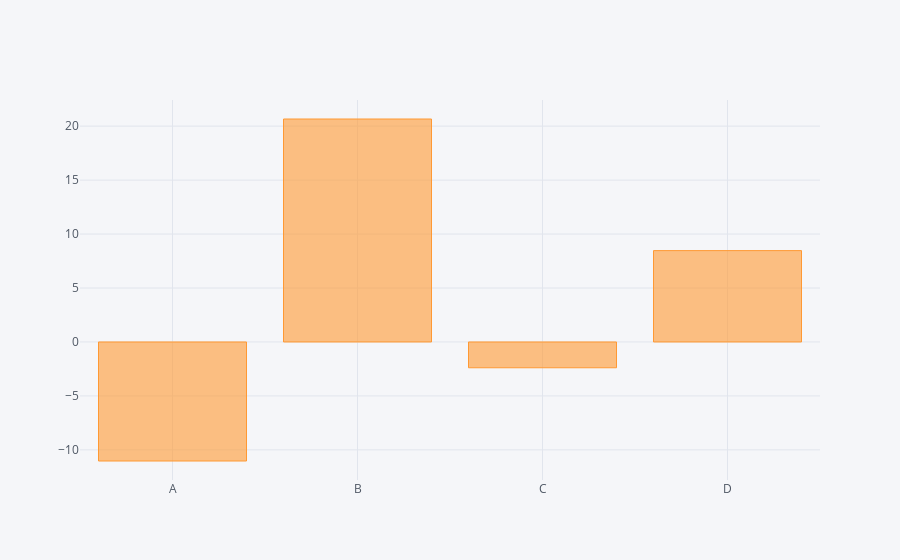

Here is the notebook cell this chart was saved with:
### Markdown cell above
<h4>There may be times when it will be required to aggregate data in a dataframe to make it fit into a bar plot. In order to make this happen, use the count,sum,groupby,value_count methods</h4>

### Code cell
df.sum().iplot(kind='bar')

### Figure 1 — Plotly figure (JSON) as saved in the notebook; plotly's stock layout.template omitted (floating-point values rounded to 4 significant figures)
{"data": [{"name": "None", "orientation": "v", "text": "", "marker": {"color": "rgba(255, 153, 51, 0.6)", "line": {"color": "rgba(255, 153, 51, 1.0)", "width": 1}}, "y": [-11.03, 20.66, -2.39, 8.466], "x": ["A", "B", "C", "D"], "type": "bar", "uid": "c8d276f3-e1c0-4e8f-afdc-e07d76627a9a"}], "layout": {"xaxis": {"tickfont": {"color": "#4D5663"}, "zerolinecolor": "#E1E5ED", "showgrid": true, "gridcolor": "#E1E5ED", "title": {"text": "", "font": {"color": "#4D5663"}}}, "yaxis": {"tickfont": {"color": "#4D5663"}, "zerolinecolor": "#E1E5ED", "showgrid": true, "gridcolor": "#E1E5ED", "title": {"text": "", "font": {"color": "#4D5663"}}}, "paper_bgcolor": "#F5F6F9", "plot_bgcolor": "#F5F6F9", "title": {"font": {"color": "#4D5663"}}, "legend": {"bgcolor": "#F5F6F9", "font": {"color": "#4D5663"}}}}
